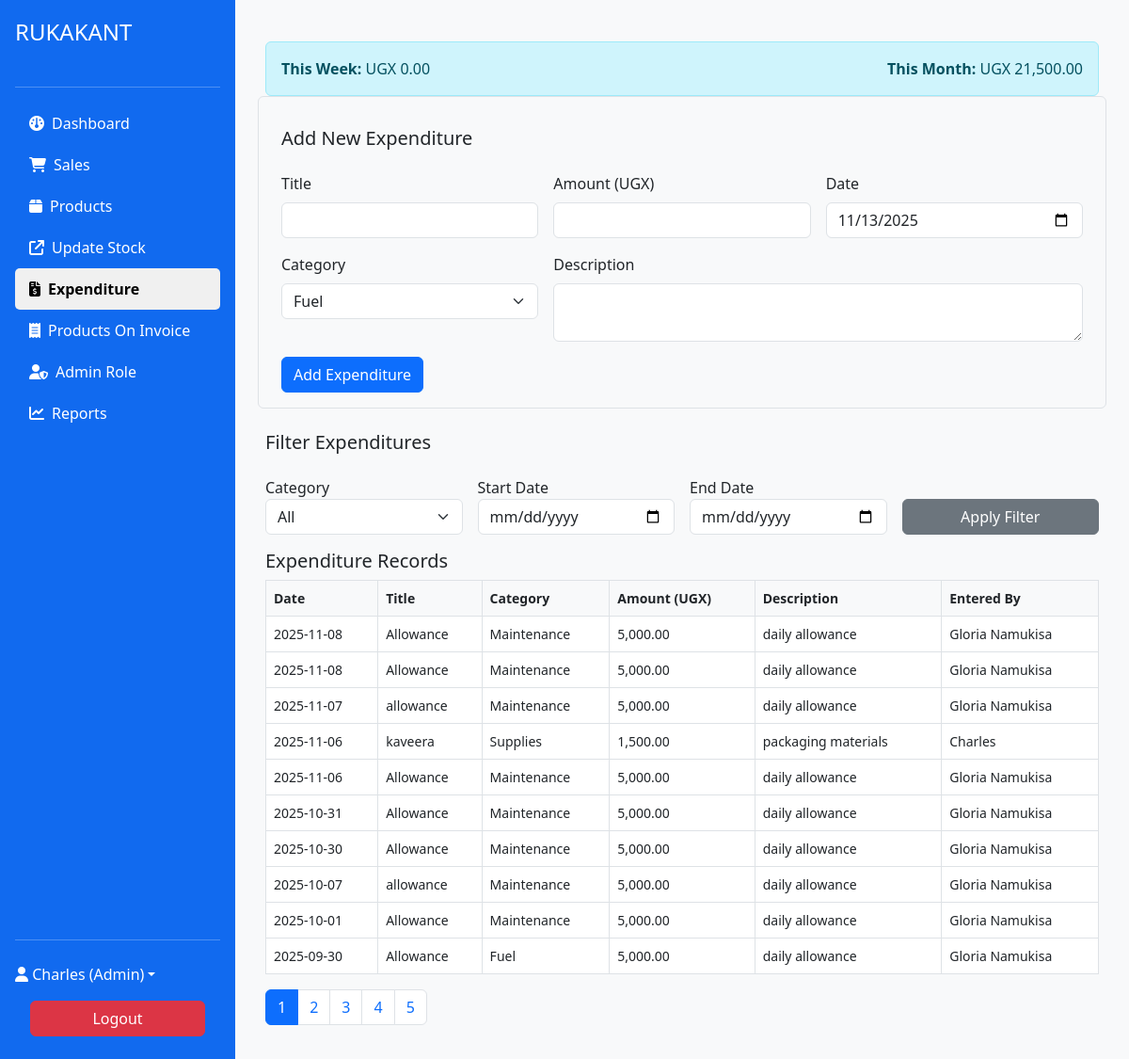
The app's page /system/expenditures.php (signed in) with its own data.
### tables this page shows
CREATE TABLE `expenditures_pharm` (
  `id` int(11) NOT NULL,
  `user_id` int(11) NOT NULL,
  `title` varchar(100) NOT NULL,
  `description` text DEFAULT NULL,
  `amount` decimal(10,2) NOT NULL,
  `expense_date` date NOT NULL,
  `created_at` datetime DEFAULT current_timestamp(),
  `category` varchar(50) NOT NULL DEFAULT 'General'
);

CREATE TABLE `users_pharm` (
  `id` int(11) NOT NULL,
  `username` varchar(50) NOT NULL,
  `password` varchar(255) NOT NULL,
  `role` enum('admin','pharmacist') NOT NULL,
  `full_name` varchar(100) NOT NULL,
  `email` varchar(100) NOT NULL,
  `phone` varchar(20) DEFAULT NULL,
  `created_at` datetime DEFAULT current_timestamp(),
  `last_login` datetime DEFAULT NULL,
  `status` tinyint(4) DEFAULT 1
);

### includes/db.php (called while the page is built, shortened)
<?php
class Database
{
    private $host = 'localhost';
    private $user = 'root';
    private $pass = '';
    private $dbname = 'hospital_management';
    private $conn;
    public function __construct()
    {
        $this->conn = new mysqli($this->host, $this->user, $this->pass, $this->dbname);
    }
    public function fetchOne($sql, $params = [])
    {
        $stmt = $this->conn->prepare($sql);
        $stmt->execute();
        $result = $stmt->get_result();
        return $result ? $result->fetch_assoc() : null;
    }
    public function fetchAll($sql, $params = [])
    {
        $stmt = $this->conn->prepare($sql);
        if (!empty($params)) {
            $types = str_repeat('s', count($params));
            $stmt->bind_param($types, ...$params);
        }
        $stmt->execute();
        $result = $stmt->get_result();
        return $result ? $result->fetch_all(MYSQLI_ASSOC) : [];
    }
}

### system/expenditures.php (the view, shortened to what this page needs)
<?php
require_once '../includes/header.php';
require_once '../includes/db.php';
$page = $_GET['page'] ?? 1;
$limit = 10;
$offset = ($page - 1) * $limit;
$filter_category = $_GET['filter_category'] ?? '';
$start_date = $_GET['start_date'] ?? '';
$end_date = $_GET['end_date'] ?? '';
$filter_sql = "WHERE 1=1";
$filter_params = [];
$count_query = $db->fetchOne("SELECT COUNT(*) as total FROM expenditures_pharm $filter_sql", $filter_params);
$total_result = $count_query['total'];
$total_pages = ceil($total_result / $limit);
$filter_sql .= " ORDER BY expense_date DESC LIMIT ? OFFSET ?";
$filter_params[] = $limit;
$filter_params[] = $offset;
$expenses = $db->fetchAll("SELECT e.*, u.full_name FROM expenditures_pharm e JOIN users_pharm u ON e.user_id = u.id $filter_sql", $filter_params);
$weekly = $db->fetchOne("SELECT SUM(amount) AS total FROM expenditures_pharm WHERE YEARWEEK(expense_date, 1) = YEARWEEK(NOW(), 1)");
$monthly = $db->fetchOne("SELECT SUM(amount) AS total FROM expenditures_pharm WHERE MONTH(expense_date) = MONTH(NOW()) AND YEAR(expense_date) = YEAR(NOW())");
?>
<div class="container-fluid mt-4">
    <div class="alert alert-info d-flex justify-content-between flex-wrap">
        <div><strong>This Week:</strong> UGX <?= number_format($weekly['total'] ?? 0, 2) ?></div>
        <div><strong>This Month:</strong> UGX <?= number_format($monthly['total'] ?? 0, 2) ?></div>
    </div>
    <form method="POST" class="row g-3 mb-4 border rounded p-3 bg-light d-flex flex-wrap">
        <h5 class="w-100">Add New Expenditure</h5>
        <div class="col-md-4">
            <label class="form-label">Title</label>
            <input type="text" name="title" class="form-control" required>
        </div>
        <div class="col-md-4">
            <label class="form-label">Amount (UGX)</label>
            <input type="number" step="1" name="amount" class="form-control" required>
        </div>
        <div class="col-md-4">
            <label class="form-label">Date</label>
            <input type="date" name="expense_date" class="form-control" value="<?= date('Y-m-d') ?>" required>
        </div>
        <div class="col-md-4">
            <label class="form-label">Category</label>
            <select name="category" class="form-select" required>
                <option value="Fuel">Fuel</option>
            </select>
        </div>
        <div class="col-md-8">
            <label class="form-label">Description</label>
            <textarea name="description" class="form-control" rows="2"></textarea>
        </div>
        <div class="col-12 d-flex justify-content-start">
            <button type="submit" name="add_expenditure" class="btn btn-primary">Add Expenditure</button>
        </div>
    </form>
    <form method="GET" class="row g-3 mb-3 d-flex flex-wrap">
        <h5 class="w-100">Filter Expenditures</h5>
        <div class="col-md-3">
            <label>Category</label>
            <select name="filter_category" class="form-select">
                <option value="">All</option>
            </select>
        </div>
        <div class="col-md-3">
            <label>Start Date</label>
            <input type="date" name="start_date" class="form-control" value="<?= htmlspecialchars($start_date) ?>">
        </div>
        <div class="col-md-3">
            <label>End Date</label>
            <input type="date" name="end_date" class="form-control" value="<?= htmlspecialchars($end_date) ?>">
        </div>
        <div class="col-md-3 d-flex align-items-end">
            <button class="btn btn-secondary w-100" type="submit">Apply Filter</button>
        </div>
    </form>
    <h5>Expenditure Records</h5>
    <div class="table-responsive">
        <table class="table table-bordered table-hover">
            <thead>
                <tr>
                    <th>Date</th>
                    <th>Title</th>
                    <th>Category</th>
                    <th>Amount (UGX)</th>
                    <th>Description</th>
                    <th>Entered By</th>
                </tr>
            </thead>
            <tbody>
                <?php foreach ($expenses as $exp): ?>
                    <tr>
                        <td><?= htmlspecialchars($exp['expense_date']) ?></td>
                        <td><?= htmlspecialchars($exp['title']) ?></td>
                        <td><?= htmlspecialchars($exp['category']) ?></td>
                        <td><?= number_format($exp['amount'], 2) ?></td>
                        <td><?= htmlspecialchars($exp['description']) ?></td>
                        <td><?= htmlspecialchars($exp['full_name']) ?></td>
                    </tr>
                <?php endforeach; ?>
            </tbody>
        </table>
    </div>
    <nav>
        <ul class="pagination">
            <?php for ($i = 1; $i <= $total_pages; $i++): ?>
                <li class="page-item <?= ($i == $page) ? 'active' : '' ?>">
                    <a class="page-link" href="?page=<?= $i ?>&filter_category=<?= urlencode($filter_category) ?>&start_date=<?= $start_date ?>&end_date=<?= $end_date ?>"><?= $i ?></a>
                </li>
            <?php endfor; ?>
        </ul>
    </nav>
</div>
<?php require_once '../includes/footer.php'; ?>

### assets/css/style.css (style rules this page uses)
body { font-family: 'Segoe UI', Tahoma, Geneva, Verdana, sans-serif; background-color: #f8f9fa; }
.table-responsive { overflow-x: auto; }
.table { font-size: 14px; }
.table th { font-weight: 600; background-color: #f8f9fa; }

### includes/header.php (style rules this page uses)
body, html { margin: 0; padding: 0; height: 100%; }

### records on screen
expenditures_pharm: expense_date "2025-11-08", title "Allowance", category "Maintenance", amount "5,000.00", description "daily allowance", user.full_name "Gloria Namukisa"
expenditures_pharm: expense_date "2025-11-08", title "Allowance", category "Maintenance", amount "5,000.00", description "daily allowance", user.full_name "Gloria Namukisa"
expenditures_pharm: expense_date "2025-11-07", title "allowance", category "Maintenance", amount "5,000.00", description "daily allowance", user.full_name "Gloria Namukisa"
expenditures_pharm: expense_date "2025-11-06", title "kaveera", category "Supplies", amount "1,500.00", description "packaging materials", user.full_name "Charles"
expenditures_pharm: expense_date "2025-11-06", title "Allowance", category "Maintenance", amount "5,000.00", description "daily allowance", user.full_name "Gloria Namukisa"
expenditures_pharm: expense_date "2025-10-31", title "Allowance", category "Maintenance", amount "5,000.00", description "daily allowance", user.full_name "Gloria Namukisa"
expenditures_pharm: expense_date "2025-10-30", title "Allowance", category "Maintenance", amount "5,000.00", description "daily allowance", user.full_name "Gloria Namukisa"
expenditures_pharm: expense_date "2025-10-07", title "allowance", category "Maintenance", amount "5,000.00", description "daily allowance", user.full_name "Gloria Namukisa"
expenditures_pharm: expense_date "2025-10-01", title "Allowance", category "Maintenance", amount "5,000.00", description "daily allowance", user.full_name "Gloria Namukisa"
expenditures_pharm: expense_date "2025-09-30", title "Allowance", category "Fuel", amount "5,000.00", description "daily allowance", user.full_name "Gloria Namukisa"

### other values on screen
$_SESSION['full_name'] "Charles"
$_SESSION['role'] "Admin"
$weekly['total'] "0.00"
$monthly['total'] "21,500.00"
